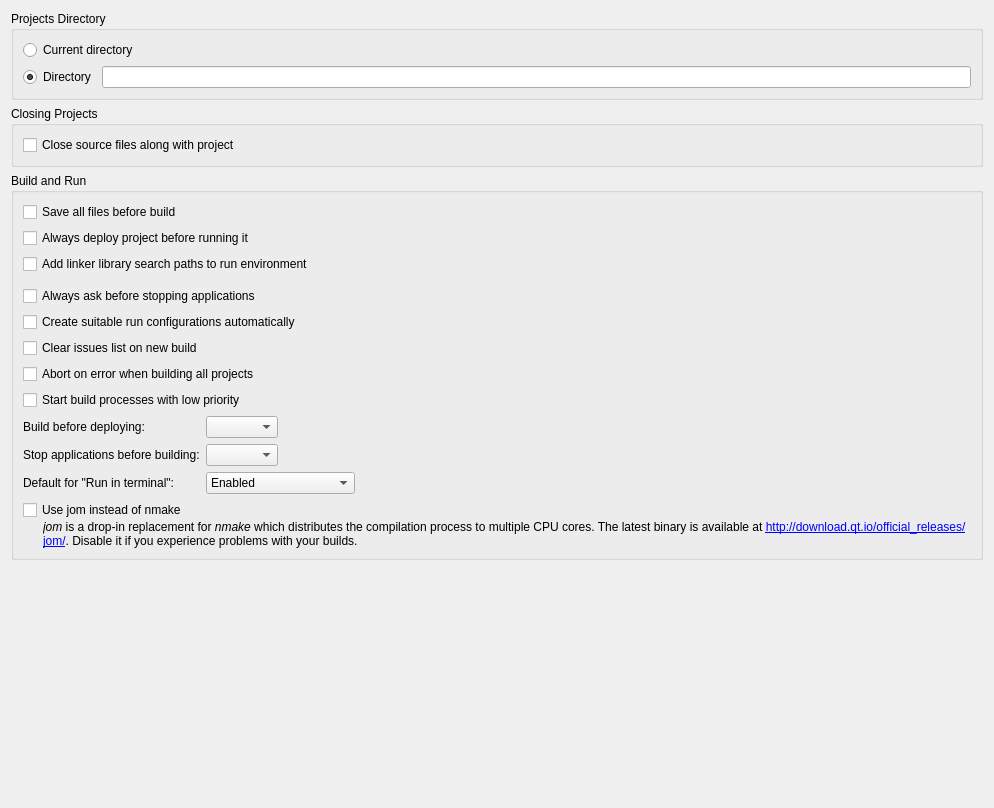
<?xml version="1.0" encoding="UTF-8"?>
<ui version="4.0">
 <class>ProjectExplorer::Internal::ProjectExplorerSettingsPageUi</class>
 <widget class="QWidget" name="ProjectExplorer::Internal::ProjectExplorerSettingsPageUi">
  <property name="geometry">
   <rect>
    <x>0</x>
    <y>0</y>
    <width>994</width>
    <height>808</height>
   </rect>
  </property>
  <layout class="QVBoxLayout" name="verticalLayout_4">
   <item>
    <widget class="QGroupBox" name="directoryGroupBox">
     <property name="title">
      <string>Projects Directory</string>
     </property>
     <layout class="QGridLayout" name="gridLayout_2">
      <item row="0" column="0" colspan="2">
       <widget class="QRadioButton" name="currentDirectoryRadioButton">
        <property name="text">
         <string>Current directory</string>
        </property>
        <attribute name="buttonGroup">
         <string notr="true">directoryButtonGroup</string>
        </attribute>
       </widget>
      </item>
      <item row="1" column="0">
       <widget class="QRadioButton" name="directoryRadioButton">
        <property name="text">
         <string>Directory</string>
        </property>
        <property name="checked">
         <bool>true</bool>
        </property>
        <attribute name="buttonGroup">
         <string notr="true">directoryButtonGroup</string>
        </attribute>
       </widget>
      </item>
      <item row="1" column="1">
       <widget class="Utils::PathChooser" name="projectsDirectoryPathChooser"/>
      </item>
     </layout>
    </widget>
   </item>
   <item>
    <widget class="QGroupBox" name="closeProjectGroupBox">
     <property name="title">
      <string>Closing Projects</string>
     </property>
     <layout class="QVBoxLayout" name="verticalLayout_2">
      <item>
       <widget class="QCheckBox" name="closeSourceFilesCheckBox">
        <property name="text">
         <string>Close source files along with project</string>
        </property>
       </widget>
      </item>
     </layout>
    </widget>
   </item>
   <item>
    <widget class="QGroupBox" name="buildAndRunGroupBox">
     <property name="title">
      <string>Build and Run</string>
     </property>
     <layout class="QGridLayout" name="gridLayout">
      <item row="7" column="0">
       <widget class="QCheckBox" name="abortBuildAllOnErrorCheckBox">
        <property name="text">
         <string>Abort on error when building all projects</string>
        </property>
       </widget>
      </item>
      <item row="10" column="0">
       <layout class="QVBoxLayout" name="verticalLayout">
        <property name="spacing">
         <number>0</number>
        </property>
        <item>
         <widget class="QCheckBox" name="jomCheckbox">
          <property name="whatsThis">
           <string/>
          </property>
          <property name="text">
           <string>Use jom instead of nmake</string>
          </property>
         </widget>
        </item>
        <item>
         <widget class="QLabel" name="jomLabel">
          <property name="text">
           <string>&lt;i&gt;jom&lt;/i&gt; is a drop-in replacement for &lt;i&gt;nmake&lt;/i&gt; which distributes the compilation process to multiple CPU cores. The latest binary is available at &lt;a href=&quot;http://download.qt.io/official_releases/jom/&quot;&gt;http://download.qt.io/official_releases/jom/&lt;/a&gt;. Disable it if you experience problems with your builds.</string>
          </property>
          <property name="wordWrap">
           <bool>true</bool>
          </property>
          <property name="indent">
           <number>20</number>
          </property>
          <property name="openExternalLinks">
           <bool>true</bool>
          </property>
         </widget>
        </item>
       </layout>
      </item>
      <item row="3" column="0">
       <widget class="QWidget" name="widget_1" native="true">
        <layout class="QHBoxLayout" name="horizontalLayout_5">
         <property name="leftMargin">
          <number>0</number>
         </property>
         <property name="topMargin">
          <number>0</number>
         </property>
         <property name="rightMargin">
          <number>0</number>
         </property>
         <property name="bottomMargin">
          <number>0</number>
         </property>
        </layout>
       </widget>
      </item>
      <item row="8" column="0">
       <widget class="QCheckBox" name="lowBuildPriorityCheckBox">
        <property name="toolTip">
         <string>Enable this if your system becomes unresponsive while building.</string>
        </property>
        <property name="text">
         <string>Start build processes with low priority</string>
        </property>
       </widget>
      </item>
      <item row="1" column="0">
       <widget class="QCheckBox" name="deployProjectBeforeRunCheckBox">
        <property name="text">
         <string>Always deploy project before running it</string>
        </property>
       </widget>
      </item>
      <item row="2" column="0">
       <widget class="QCheckBox" name="addLibraryPathsToRunEnvCheckBox">
        <property name="text">
         <string>Add linker library search paths to run environment</string>
        </property>
       </widget>
      </item>
      <item row="0" column="0">
       <widget class="QCheckBox" name="saveAllFilesCheckBox">
        <property name="text">
         <string>Save all files before build</string>
        </property>
       </widget>
      </item>
      <item row="5" column="0">
       <widget class="QCheckBox" name="automaticallyCreateRunConfiguration">
        <property name="toolTip">
         <string>Creates suitable run configurations automatically when setting up a new kit.</string>
        </property>
        <property name="text">
         <string>Create suitable run configurations automatically</string>
        </property>
       </widget>
      </item>
      <item row="4" column="0">
       <widget class="QCheckBox" name="promptToStopRunControlCheckBox">
        <property name="toolTip">
         <string>Asks before terminating the running application in response to clicking the stop button in Application Output.</string>
        </property>
        <property name="text">
         <string>Always ask before stopping applications</string>
        </property>
       </widget>
      </item>
      <item row="6" column="0">
       <widget class="QCheckBox" name="clearIssuesCheckBox">
        <property name="text">
         <string>Clear issues list on new build</string>
        </property>
       </widget>
      </item>
      <item row="9" column="0">
       <layout class="QFormLayout" name="formLayout">
        <item row="0" column="0">
         <widget class="QLabel" name="buildBeforeDeployLabel">
          <property name="text">
           <string>Build before deploying:</string>
          </property>
         </widget>
        </item>
        <item row="0" column="1">
         <layout class="QHBoxLayout" name="horizontalLayout_4">
          <item>
           <widget class="QComboBox" name="buildBeforeDeployComboBox"/>
          </item>
          <item>
           <spacer name="horizontalSpacer_3">
            <property name="orientation">
             <enum>Qt::Horizontal</enum>
            </property>
            <property name="sizeHint" stdset="0">
             <size>
              <width>40</width>
              <height>20</height>
             </size>
            </property>
           </spacer>
          </item>
         </layout>
        </item>
        <item row="1" column="0">
         <widget class="QLabel" name="labelStopBeforeBuild">
          <property name="text">
           <string>Stop applications before building:</string>
          </property>
         </widget>
        </item>
        <item row="1" column="1">
         <layout class="QHBoxLayout" name="horizontalLayout">
          <item>
           <widget class="QComboBox" name="stopBeforeBuildComboBox"/>
          </item>
          <item>
           <spacer name="horizontalSpacer">
            <property name="orientation">
             <enum>Qt::Horizontal</enum>
            </property>
            <property name="sizeHint" stdset="0">
             <size>
              <width>40</width>
              <height>20</height>
             </size>
            </property>
           </spacer>
          </item>
         </layout>
        </item>
        <item row="2" column="0">
         <widget class="QLabel" name="terminalModeLabel">
          <property name="text">
           <string>Default for &quot;Run in terminal&quot;:</string>
          </property>
         </widget>
        </item>
        <item row="2" column="1">
         <layout class="QHBoxLayout" name="horizontalLayout_3">
          <item>
           <widget class="QComboBox" name="terminalModeComboBox">
            <item>
             <property name="text">
              <string>Enabled</string>
             </property>
            </item>
            <item>
             <property name="text">
              <string>Disabled</string>
             </property>
            </item>
            <item>
             <property name="text">
              <string>Deduced from Project</string>
             </property>
            </item>
           </widget>
          </item>
          <item>
           <spacer name="horizontalSpacer_2">
            <property name="orientation">
             <enum>Qt::Horizontal</enum>
            </property>
            <property name="sizeHint" stdset="0">
             <size>
              <width>40</width>
              <height>20</height>
             </size>
            </property>
           </spacer>
          </item>
         </layout>
        </item>
       </layout>
      </item>
     </layout>
    </widget>
   </item>
   <item>
    <spacer name="verticalSpacer">
     <property name="orientation">
      <enum>Qt::Vertical</enum>
     </property>
     <property name="sizeHint" stdset="0">
      <size>
       <width>20</width>
       <height>40</height>
      </size>
     </property>
    </spacer>
   </item>
  </layout>
 </widget>
 <customwidgets>
  <customwidget>
   <class>Utils::PathChooser</class>
   <extends>QLineEdit</extends>
   <header>utils/pathchooser.h</header>
   <container>1</container>
  </customwidget>
 </customwidgets>
 <resources/>
 <connections/>
 <buttongroups>
  <buttongroup name="directoryButtonGroup"/>
 </buttongroups>
</ui>
